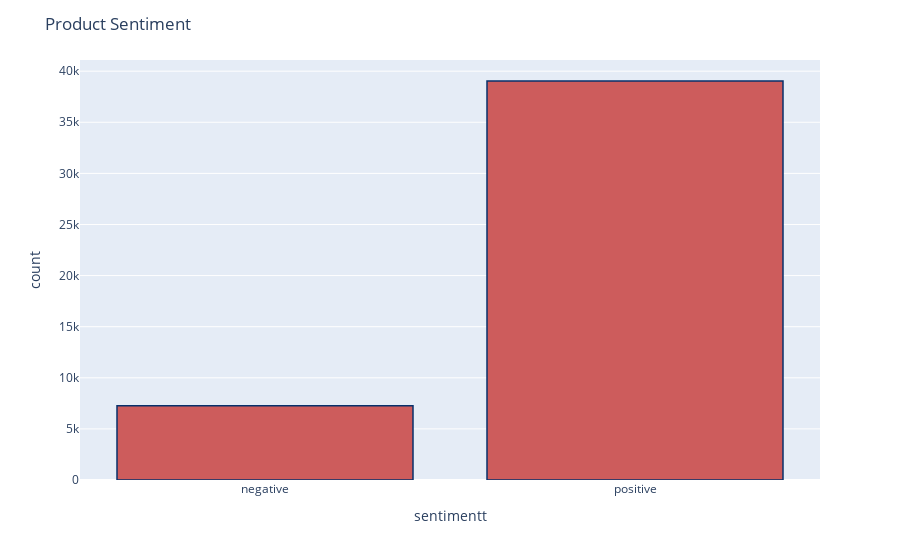

Here is the notebook cell this chart was saved with:
### Markdown cell above
Come visto sopra, la nuvola di parole del sentimento positivo era piena di parole positive, come "love", "best" e "good".
La nuvola di parole del sentimento negativo era piena di parole per lo più negative, come "terrible" e "waste".
Le parole "good" e "great" sono apparse nella nuvola di parole del sentimento negativo, nonostante siano parole positive. Questo probabilmente perché erano usate in un contesto negativo, come "not good". Questo ci permette di visualizzare subito un limite deglli approcci "bag-of-word".
Infine, possiamo dare un'occhiata alla distribuzione delle recensioni con sentiment in tutto il dataset:

### Code cell
df['sentimentt'] = df['sentiment'].replace({-1 : 'negative'})
df['sentimentt'] = df['sentimentt'].replace({1 : 'positive'})
fig = px.histogram(df, x="sentimentt")
fig.update_traces(marker_color="indianred",marker_line_color='rgb(8,48,107)',
                  marker_line_width=1.5)
fig.update_layout(title_text='Product Sentiment')
fig.show()

### Figure 1 — Plotly figure (JSON) as saved in the notebook; plotly's stock layout.template omitted (floating-point values rounded to 4 significant figures; data arrays with more than 128 entries replaced by an {"elided": "..."} marker saying what was removed)
{"data": [{"alignmentgroup": "True", "bingroup": "x", "hovertemplate": "sentimentt=%{x}<br>count=%{y}<extra></extra>", "legendgroup": "", "marker": {"color": "indianred", "line": {"color": "rgb(8,48,107)", "width": 1.5}, "pattern": {"shape": ""}}, "name": "", "offsetgroup": "", "orientation": "v", "showlegend": false, "type": "histogram", "x": {"elided": "46295 str values"}, "xaxis": "x", "yaxis": "y"}], "layout": {"autosize": true, "barmode": "relative", "legend": {"tracegroupgap": 0}, "margin": {"t": 60}, "title": {"text": "Product Sentiment"}, "xaxis": {"anchor": "y", "autorange": true, "domain": [0, 1], "range": [-0.5, 1.5], "title": {"text": "sentimentt"}, "type": "category"}, "yaxis": {"anchor": "x", "autorange": true, "domain": [0, 1], "range": [0, 41090.0], "title": {"text": "count"}}}}
